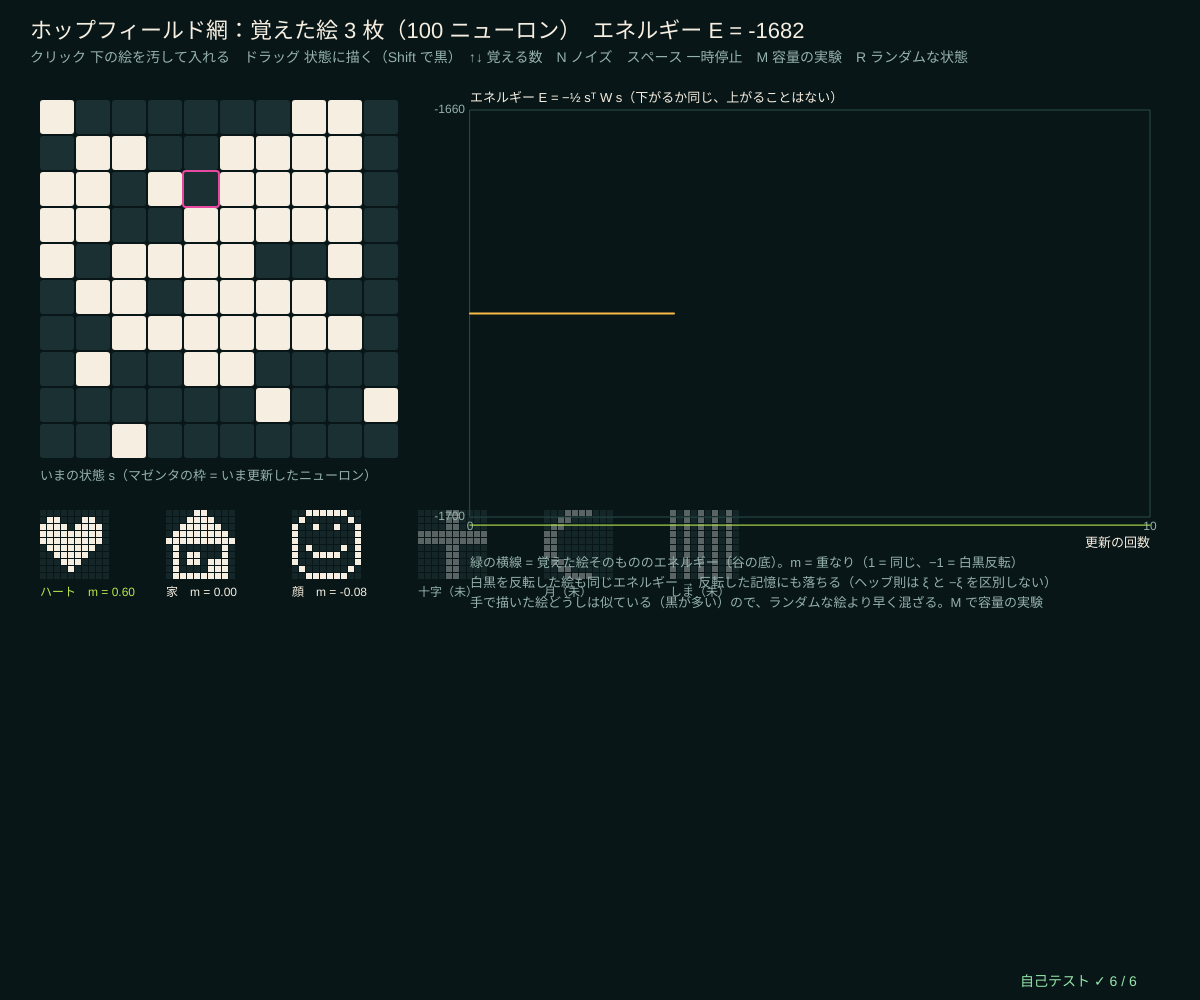
Frame 1 (no input)
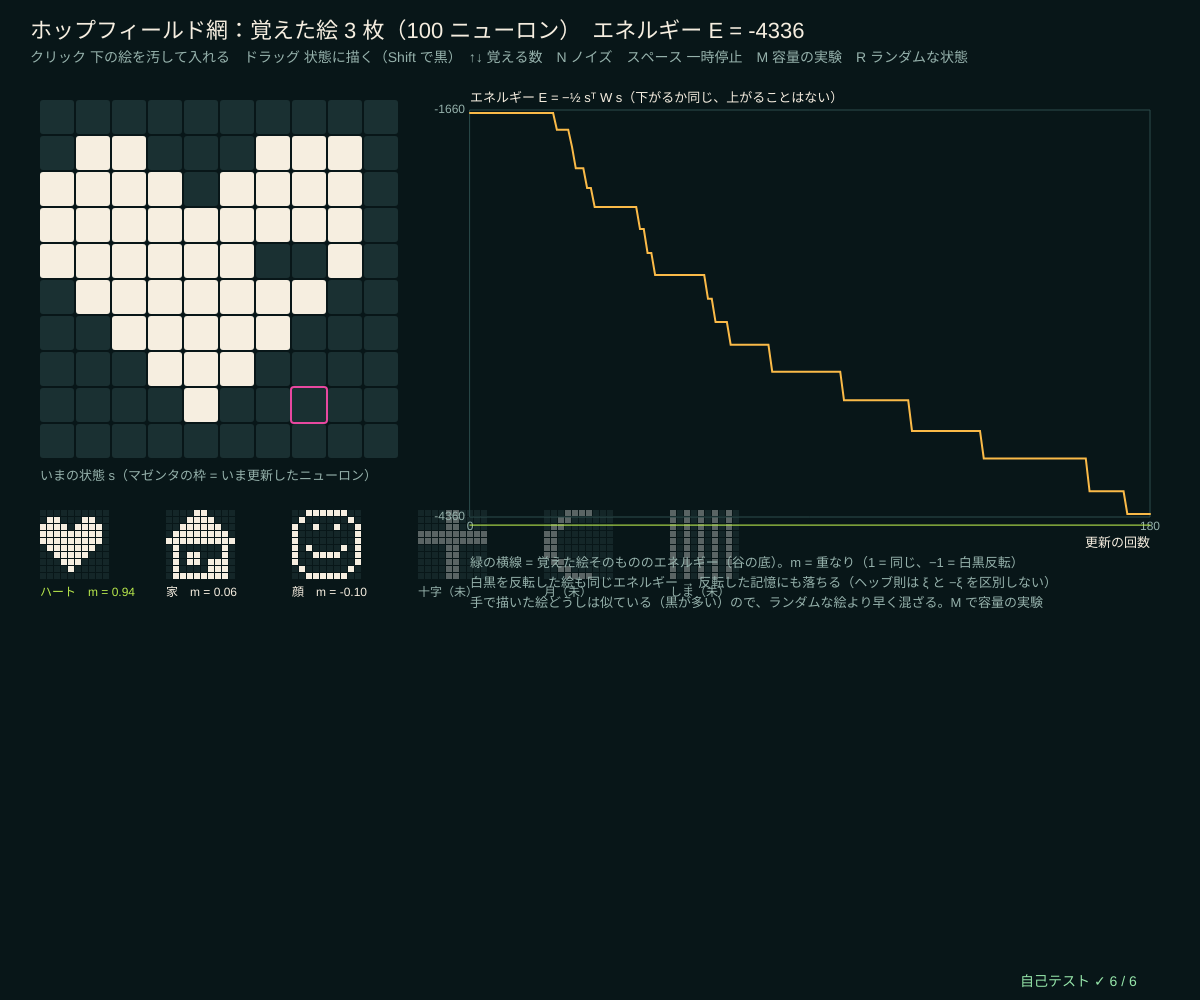
Frame 60 (no input)
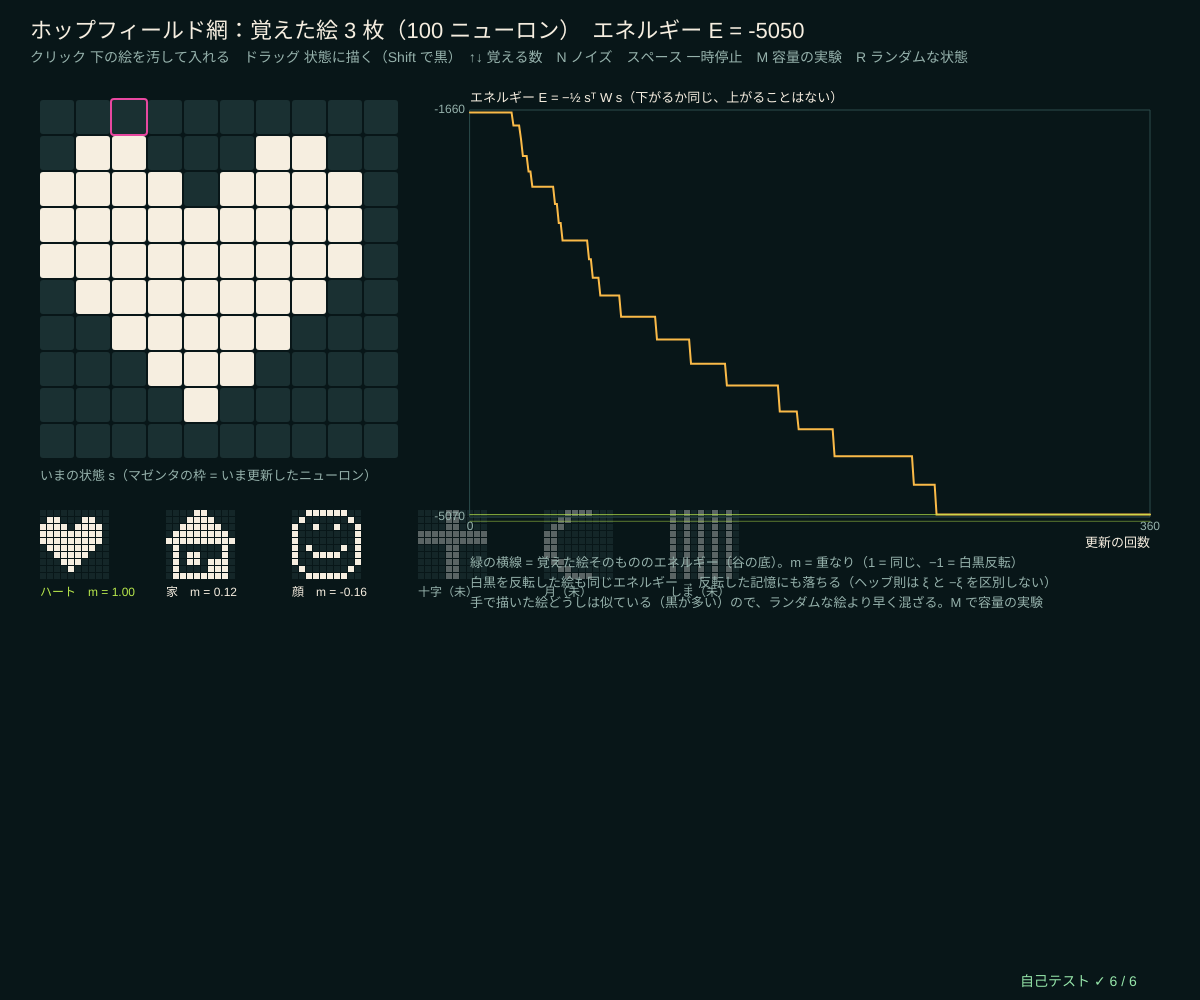
Frame 120 (the mouse pressed at the canvas centre since frame 60)

The p5.js sketch that drew these frames (run headless with seeded random() and noise() and a simulated clock; from frame 60 on, the mouse is pressed at the canvas centre):

// p5.js sketch
// ── sketch.js
// ============================================
// 12 ホップフィールド網 ─ 10 × 10 = 100 個のニューロン（+1 = 白、−1 = 黒）が全部たがいにつながった連想記憶
// 覚える：ヘッブ則 W_ij = Σ_μ ξ_i^μ ξ_j^μ（いっしょに白・黒になる 2 つはつながりを強く）、自分自身とはつながない W_ii = 0
// 思い出す：ニューロンを 1 つずつ選び、s_i ← sign(Σ_j W_ij s_j)。エネルギー E = −½ sᵀ W s は 1 回ごとに必ず下がるか同じ
//   → 谷（覚えた絵）に転がり落ちる。ノイズで汚した絵から元の絵を思い出せる
// 覚える数が多すぎると（ランダムな絵なら 約 0.14 × 100 = 14 枚）、思い出せなくなり、まざった「偽の記憶」に落ちる
// クリック 覚えた絵を汚して入れる / ドラッグ 状態に描く / ↑↓ 覚える絵の数 / N ノイズを足す / スペース 一時停止 / M 容量の実験 ⇔ 絵 / R 状態をランダムに
// ============================================

const PICS = [                           // ★ 覚える絵（# = 白）。自分の絵に書きかえてよい
  ['ハート', ['..........', '.##...##..', '####.####.', '#########.', '#########.', '.#######..', '..#####...', '...###....', '....#.....', '..........']],
  ['家', ['....##....', '...####...', '..######..', '.########.', '##########', '.#......#.', '.#.##...#.', '.#.##.###.', '.#....###.', '.########.']],
  ['顔', ['..######..', '.#......#.', '#..#..#..#', '#........#', '#........#', '#.#....#.#', '#..####..#', '#........#', '.#......#.', '..######..']],
  ['十字', ['....##....', '....##....', '....##....', '##########', '##########', '....##....', '....##....', '....##....', '....##....', '....##....']],
  ['月', ['...####...', '..##......', '.##.......', '##........', '##........', '##........', '##........', '.##.......', '..##......', '...####...']],
  ['しま', ['#.#.#.#.#.', '#.#.#.#.#.', '#.#.#.#.#.', '#.#.#.#.#.', '#.#.#.#.#.', '#.#.#.#.#.', '#.#.#.#.#.', '#.#.#.#.#.', '#.#.#.#.#.', '#.#.#.#.#.']],
];
const NN = 100, NOISE_FRAC = 0.2, UPDATES_PER_FRAME = 3;   // ★ ニューロンの数、汚す割合、1 フレームの更新数
let nStored = 3, hop = null, stateS = null, energyLog = [], pausedH = false, viewCap = false, capCurve = null, capJob = 0, lastI = -1, stableCount = 0, seedH = 1;

function setup() {
  createCanvas(windowWidth, windowHeight);
  selfTest();
  learnPics(); corruptFrom(0);
  capCurve = [];
}

function picVec(k) { let v = []; for (let r of PICS[k][1]) for (let ch of r) v.push(ch === '#' ? 1 : -1); return v; }
// ★ ヘッブ則：W_ij = Σ_μ ξ_i ξ_j（i ≠ j）。整数のまま（1/N で割らない）なので、エネルギーの比較がぴったり
function hebbian(pats) {
  let n = pats[0].length, w = Array.from({ length: n }, () => new Int32Array(n));
  for (let p of pats) for (let i = 0; i < n; i++) for (let j = 0; j < n; j++) if (i !== j) w[i][j] += p[i] * p[j];
  return w;
}
function energyOf(w, s) { let e = 0; for (let i = 0; i < s.length; i++) { let h = 0; for (let j = 0; j < s.length; j++) h += w[i][j] * s[j]; e += s[i] * h; } return -e / 2; }
function localField(w, s, i) { let h = 0, r = w[i]; for (let j = 0; j < s.length; j++) h += r[j] * s[j]; return h; }
// ★ 1 個の更新：s_i ← sign(h_i)（h_i = 0 ならそのまま）。変わったら ΔE = −2 s_i(新) h_i ≤ 0
function updateOne(w, s, i) { let h = localField(w, s, i), nv = h > 0 ? 1 : h < 0 ? -1 : s[i], ch = nv !== s[i]; s[i] = nv; return ch; }
function recall(w, s0, maxSweeps) {       // ランダムな順番で全部のニューロンを更新、変化がなくなるまで
  let s = s0.slice(), order = s.map((_, i) => i);
  for (let sw = 0; sw < maxSweeps; sw++) { shuffleArr(order); let ch = 0; for (let i of order) if (updateOne(w, s, i)) ch++; if (!ch) break; }
  return s;
}
function overlap(a, b) { let m = 0; for (let i = 0; i < a.length; i++) m += a[i] * b[i]; return m / a.length; }
function randomPattern() { let v = []; for (let i = 0; i < NN; i++) v.push(rnd() < 0.5 ? 1 : -1); return v; }
function learnPics() { hop = hebbian(PICS.slice(0, nStored).map((_, k) => picVec(k))); }
function corruptFrom(k) { seedRng(1200 + seedH++); stateS = picVec(k).map((v) => (rnd() < NOISE_FRAC ? -v : v)); energyLog = [energyOf(hop, stateS)]; stableCount = 0; }
// 容量の実験（ランダムな絵）：P 枚覚えて、それぞれ 10% 汚してから思い出したときの重なり（1 = 完全）の平均
function capPoint(p, seed) {
  seedRng(seed); let pats = []; for (let k = 0; k < p; k++) pats.push(randomPattern());
  let w = hebbian(pats), sum = 0, fixed = 0;
  for (let k = 0; k < p; k++) {
    let noisy = pats[k].map((v) => (rnd() < 0.1 ? -v : v)), out = recall(w, noisy, 20); sum += overlap(out, pats[k]);
    let s = pats[k].slice(), moved = false; for (let i = 0; i < NN; i++) if (updateOne(w, s, i)) moved = true; if (!moved) fixed++;
  }
  return { m: sum / p, fixed: fixed / p };
}

function draw() {
  background(...BG);
  if (!pausedH && !viewCap) for (let k = 0; k < UPDATES_PER_FRAME; k++) {
    let i = Math.floor(rnd() * NN); lastI = i;
    if (updateOne(hop, stateS, i)) stableCount = 0; else stableCount++;
    energyLog.push(energyOf(hop, stateS)); if (energyLog.length > 1500) energyLog.shift();
  }
  if (viewCap && capCurve.length < 40) { let t0 = performance.now(); while (capCurve.length < 40 && performance.now() - t0 < 8) { let p = capCurve.length + 1; capCurve.push(capPoint(p, 3000 + p)); } }
  if (viewCap) { drawCapacity(); drawSelfTest(width - 180, height - 14); return; }
  let ov = PICS.slice(0, nStored).map((_, k) => overlap(stateS, picVec(k))), best = ov.indexOf(Math.max(...ov));
  hudTitle('ホップフィールド網：覚えた絵 ' + nStored + ' 枚（100 ニューロン）　エネルギー E = ' + energyLog[energyLog.length - 1] + (stableCount > 300 ? '　→ 止まった（谷の底）' : ''),
    'クリック 下の絵を汚して入れる　ドラッグ 状態に描く（Shift で黒）　↑↓ 覚える数　N ノイズ　スペース ' + (pausedH ? '再開' : '一時停止') + '　M 容量の実験　R ランダムな状態');
  // ---- 左：いまの状態
  let cs = Math.min(36, (height - 300) / 10), gx = 40, gy = 100;
  for (let j = 0; j < 10; j++) for (let i = 0; i < 10; i++) { let v = stateS[j * 10 + i]; noStroke(); fill(...(v > 0 ? INK : [26, 48, 50])); rect(gx + i * cs, gy + j * cs, cs - 2, cs - 2, 3); }
  if (lastI >= 0) { noFill(); stroke(...MAG); strokeWeight(2); rect(gx + (lastI % 10) * cs - 1, gy + Math.floor(lastI / 10) * cs - 1, cs, cs, 3); }
  noStroke(); fill(...SUB); textSize(13); textAlign(LEFT, BASELINE); text('いまの状態 s（マゼンタの枠 = いま更新したニューロン）', gx, gy + 10 * cs + 20);
  // ---- 下：覚えた絵と重なり
  let ty = gy + 10 * cs + 50, ts = 7;
  for (let k = 0; k < PICS.length; k++) {
    let x0 = gx + k * (ts * 10 + 56), on = k < nStored, v = picVec(k);
    for (let q = 0; q < NN; q++) { noStroke(); fill(...(v[q] > 0 ? (on ? INK : [90, 100, 100]) : [20, 38, 40])); rect(x0 + (q % 10) * ts, ty + Math.floor(q / 10) * ts, ts - 1, ts - 1); }
    fill(...(on ? (k === best ? LIME : INK) : SUB)); textSize(12); text(PICS[k][0] + (on ? '　m = ' + fmtN(ov[k], 2) : '（未）'), x0, ty + 10 * ts + 16);
  }
  // ---- 右：エネルギー
  let rx = gx + 10 * cs + 50, g = { x: rx + 20, y: 110, w: width - rx - 70, h: (height - 260) * 0.55, x0: 0, x1: Math.max(10, energyLog.length - 1), y0: Math.min(...energyLog) - 20, y1: Math.max(...energyLog) + 20 };
  plotAxes(g, '更新の回数', 'エネルギー E = −½ sᵀ W s（下がるか同じ、上がることはない）', [0, g.x1], [Math.round(g.y0), Math.round(g.y1)]);
  plotXY(g, energyLog.map((_, i) => i), energyLog, AMBER, 2);
  for (let k = 0; k < nStored; k++) { let e = energyOf(hop, picVec(k)); stroke(...LIME, 120); strokeWeight(1); line(g.x, gY(g, e), g.x + g.w, gY(g, e)); }
  noStroke(); fill(...SUB); textSize(13);
  let by = g.y + g.h + 50;
  text('緑の横線 = 覚えた絵そのもののエネルギー（谷の底）。m = 重なり（1 = 同じ、−1 = 白黒反転）', rx + 20, by);
  text('白黒を反転した絵も同じエネルギー → 反転した記憶にも落ちる（ヘッブ則は ξ と −ξ を区別しない）', rx + 20, by + 20);
  text('手で描いた絵どうしは似ている（黒が多い）ので、ランダムな絵より早く混ざる。M で容量の実験', rx + 20, by + 40);
  drawSelfTest(width - 180, height - 14);
}
function drawCapacity() {
  hudTitle('ホップフィールド網の容量：ランダムな絵を P 枚覚えて、10% 汚してから思い出す（N = 100）', 'M 絵の画面にもどる　（P = 1〜40、計算 ' + capCurve.length + ' / 40）');
  let g = { x: 90, y: 110, w: width - 180, h: height - 280, x0: 0, x1: 0.4, y0: 0, y1: 1.05 };
  plotAxes(g, '覚えた数 / ニューロンの数 = α = P/N', '思い出した絵の重なりの平均（1 = 完全）と、覚えた絵がそのまま止まる割合', [0, 0.1, 0.138, 0.2, 0.3, 0.4], [0, 0.5, 1]);
  stroke(...AMBER); strokeWeight(1); line(gX(g, 0.138), g.y, gX(g, 0.138), g.y + g.h);
  noStroke(); fill(...AMBER); textSize(13); text('理論の容量 α ≈ 0.138（N が大きいとき）', gX(g, 0.138) + 6, g.y + 18);
  let as = capCurve.map((_, i) => (i + 1) / NN);
  plotXY(g, as, capCurve.map((c) => c.m), MAG, 3); plotXY(g, as, capCurve.map((c) => c.fixed), SKY, 2);
  legend(g.x + g.w - 300, g.y + 30, [[MAG, '思い出した重なりの平均'], [SKY, '覚えた絵が固定点のままの割合']]);
  fill(...SUB); textSize(13); textAlign(LEFT, BASELINE);
  text('N = 100 は小さいので、急な落ち方はなだらかになる。α が大きいと、覚えた絵そのものも動いてしまう（偽の記憶へ）', g.x, g.y + g.h + 50);
}

function mousePressed() {
  let cs = Math.min(36, (height - 300) / 10), ty = 100 + 10 * cs + 50, ts = 7;
  for (let k = 0; k < PICS.length; k++) { let x0 = 40 + k * (ts * 10 + 56); if (mouseX > x0 && mouseX < x0 + ts * 10 && mouseY > ty && mouseY < ty + ts * 10 && k < nStored) corruptFrom(k); }
  paintState();
}
function mouseDragged() { paintState(); }
function paintState() {
  if (viewCap) return;
  let cs = Math.min(36, (height - 300) / 10), i = Math.floor((mouseX - 40) / cs), j = Math.floor((mouseY - 100) / cs);
  if (i >= 0 && i < 10 && j >= 0 && j < 10) { stateS[j * 10 + i] = keyIsDown(SHIFT) ? -1 : 1; energyLog.push(energyOf(hop, stateS)); stableCount = 0; }
}
function keyPressed() {
  if (key === UP_ARROW) { nStored = Math.min(PICS.length, nStored + 1); learnPics(); energyLog = [energyOf(hop, stateS)]; }
  if (key === DOWN_ARROW) { nStored = Math.max(1, nStored - 1); learnPics(); energyLog = [energyOf(hop, stateS)]; }
  if (key === 'n' || key === 'N') { stateS = stateS.map((v) => (rnd() < 0.1 ? -v : v)); energyLog.push(energyOf(hop, stateS)); stableCount = 0; }
  if (key === ' ') pausedH = !pausedH;
  if (key === 'm' || key === 'M') viewCap = !viewCap;
  if (key === 'r' || key === 'R') { stateS = randomPattern(); energyLog = [energyOf(hop, stateS)]; stableCount = 0; }
  return false;
}

// ============================================
// やってみよう
// ・覚える数 1 → 6 と増やしながら、汚した「顔」を思い出せるか試す。どこから混ざる？
// ・R でランダムな状態から始めると、どの絵（または反転した絵）に落ちる？
// ・NOISE_FRAC を 0.4、0.5 にする。半分汚すとどうなる？
// ・PICS に自分の 10 × 10 の絵を足す。似ていない絵どうしのほうが、たくさん覚えられる？
// ============================================

// ---- 自己テスト
function selfTest() {
  selfTestResults = [];
  seedRng(1212); let pats = []; for (let k = 0; k < 5; k++) pats.push(randomPattern());
  let w = hebbian(pats), sym = true; for (let i = 0; i < NN; i++) { if (w[i][i] !== 0) sym = false; for (let j = 0; j < NN; j++) if (w[i][j] !== w[j][i]) sym = false; }
  check('ヘッブ則の W は対称で、対角が 0（整数）', sym);
  let s = randomPattern(), e = energyOf(w, s), mono = true, dOk = true;
  for (let t = 0; t < 3000; t++) {
    let i = Math.floor(rnd() * NN), h = localField(w, s, i), old = s[i]; updateOne(w, s, i);
    let e2 = energyOf(w, s); if (e2 > e) mono = false;
    if (e2 - e !== -(s[i] - old) * h) dOk = false;           // ΔE = −(s_i 新 − s_i 旧) h_i
    e = e2;
  }
  check('1 個ずつの更新 3000 回：エネルギーは一度も上がらない', mono);
  check('ΔE = −(s_i の変化) × h_i が毎回ぴったり', dOk);
  check('ランダムな絵 5 枚（α = 0.05）：覚えた絵は全部そのまま止まる（固定点）', pats.every((p) => { let q = p.slice(); for (let i = 0; i < NN; i++) updateOne(w, q, i); return overlap(q, p) === 1; }));
  let w3 = hebbian(pats.slice(0, 3)), ok3 = pats.slice(0, 3).every((p) => overlap(recall(w3, p.map((v) => (rnd() < 0.15 ? -v : v)), 30), p) === 1);
  check('3 枚覚えて 15% 汚した絵から、元の絵を完全に思い出す', ok3);
  let lo = capPoint(5, 3005), hi = capPoint(30, 3030);
  check('容量：5 枚（α = 0.05）なら重なり ' + fmtN(lo.m, 3) + '、30 枚（α = 0.3）では ' + fmtN(hi.m, 2) + ' に落ちる', lo.m > 0.99 && hi.m < 0.8);
  reportSelfTest();
}

// ==================================================
// ここから下は「神経回路網の道具」（中身は読まなくても OK。消さないでね）
// ==================================================
// ---- 色と小さな道具（神経細胞：深い青緑の黒、あたたかい白、シナプスのマゼンタ、軸索のライム）
const BG = [8, 22, 24];                  // 背景（深い青緑の黒）
const INK = [246, 238, 224];             // 文字（あたたかい白）
const MAG = [232, 72, 160], LIME = [184, 232, 76], AMBER = [250, 186, 72], SKY = [96, 196, 236], VIOLET = [168, 140, 250];
const SUB = [150, 178, 172], PANEL = [16, 38, 40], WIRE = [44, 76, 76];
function clampv(v, a, b) { return v < a ? a : v > b ? b : v !== v ? a : v; }     // NaN なら a に戻す
function sumOf(a) { let s = 0; for (let v of a) s += v; return s; }
function meanOf(a) { return a.length ? sumOf(a) / a.length : 0; }
function fmtN(v, d) { if (typeof v !== 'number' || v !== v) return '?'; if (!isFinite(v)) return v > 0 ? '∞' : '−∞'; let s = v.toFixed(d === undefined ? 2 : d); return /^-0\.?0*$/.test(s) ? s.slice(1) : s; }
function fmtE(v) { if (typeof v !== 'number' || !isFinite(v)) return '?'; return v === 0 ? '0' : v.toExponential(1); }
function hudTitle(t, sub) {              // 左上のタイトルと操作の説明
  noStroke(); fill(...INK); textSize(22); textAlign(LEFT, BASELINE); text(t, 30, 38);
  fill(...SUB); textSize(14); text(sub, 30, 62);
}
function sigm(z) { return 1 / (1 + Math.exp(-clampv(z, -40, 40))); }
// ---- 種つきの乱数（同じ種なら毎回同じ列 → 実験をくり返せる）
let rngState = 1;
function seedRng(s) { rngState = (s >>> 0) || 1; }
function rnd() {                         // 0〜1 の一様乱数（mulberry32）
  rngState = (rngState + 0x6d2b79f5) >>> 0;
  let t = rngState;
  t = Math.imul(t ^ (t >>> 15), t | 1);
  t ^= t + Math.imul(t ^ (t >>> 7), t | 61);
  return ((t ^ (t >>> 14)) >>> 0) / 4294967296;
}
function rndInt(a, b) { return a + Math.floor(rnd() * (b - a + 1)); }
function randn() { let u = 1 - rnd(), v = rnd(); return Math.sqrt(-2 * Math.log(u)) * Math.cos(2 * Math.PI * v); }   // 標準正規分布
function shuffleArr(a) { for (let i = a.length - 1; i > 0; i--) { let j = Math.floor(rnd() * (i + 1)); [a[i], a[j]] = [a[j], a[i]]; } return a; }
// ---- グラフの道具：g = { x, y, w, h, x0, x1, y0, y1 }
function gX(g, v) { return g.x + clampv((v - g.x0) / (g.x1 - g.x0), -0.02, 1.02) * g.w; }
function gY(g, v) { return g.y + g.h - clampv((v - g.y0) / (g.y1 - g.y0), -0.02, 1.02) * g.h; }
function plotAxes(g, xl, yl, xt, yt) {
  stroke(...WIRE); strokeWeight(1); noFill(); rect(g.x, g.y, g.w, g.h);
  noStroke(); fill(...SUB); textSize(12); textAlign(CENTER, TOP);
  for (let v of xt) text(+v.toPrecision(3), gX(g, v), g.y + g.h + 4);
  textAlign(RIGHT, CENTER);
  for (let v of yt) text(+v.toPrecision(3), g.x - 5, gY(g, v));
  textAlign(LEFT, BASELINE); fill(...INK); textSize(13);
  text(xl, g.x + g.w - textWidth(xl), g.y + g.h + 30); text(yl, g.x, g.y - 8);
}
function polyline(pts) {                 // 点が 2 つ以上あるときだけ折れ線を描く（空の beginShape を作らない）
  if (pts.length < 2) return;
  noFill(); beginShape(); for (let p of pts) vertex(p[0], p[1]); endShape();
}
function plotXY(g, xs, ys, col, sw) {    // (xs[i], ys[i]) を折れ線で（有限の値だけ）
  let pts = []; for (let i = 0; i < xs.length; i++) if (isFinite(ys[i])) pts.push([gX(g, xs[i]), gY(g, ys[i])]);
  stroke(...col); strokeWeight(sw || 2); polyline(pts);
}
function legend(x, y, items) {           // items = [[色, 名前], …]
  textSize(13); textAlign(LEFT, CENTER);
  for (let [c, s] of items) { noStroke(); fill(...c); rect(x, y - 5, 16, 10); fill(...INK); text(s, x + 22, y); y += 20; }
  textAlign(LEFT, BASELINE);
}
// ---- 自己テストの道具
let selfTestResults = [];
function check(name, cond) { selfTestResults.push({ name, ok: !!cond }); }
function near(a, b, tol) { return a !== null && a !== undefined && isFinite(a) && Math.abs(a - b) <= (tol === undefined ? 1e-9 : tol); }
function relErr(a, b) { return Math.abs(a - b) / Math.max(1e-12, Math.abs(a) + Math.abs(b)); }
function noNaN(v) { return Array.isArray(v) || ArrayBuffer.isView(v) ? Array.from(v).every(noNaN) : !(typeof v === 'number' && !isFinite(v)); }
function reportSelfTest() { for (let r of selfTestResults) (r.ok ? console.log : console.error)((r.ok ? '✓ ' : '✗ ') + r.name); }
function selfTestLine() { let n = selfTestResults.filter((r) => r.ok).length; return '自己テスト ' + (n === selfTestResults.length ? '✓ ' : '✗ ') + n + ' / ' + selfTestResults.length; }
function drawSelfTest(x, y) { noStroke(); fill(selfTestResults.every((r) => r.ok) ? color(150, 230, 170) : color(255, 90, 110)); textSize(14); textAlign(LEFT, BASELINE); text(selfTestLine(), x, y); }
